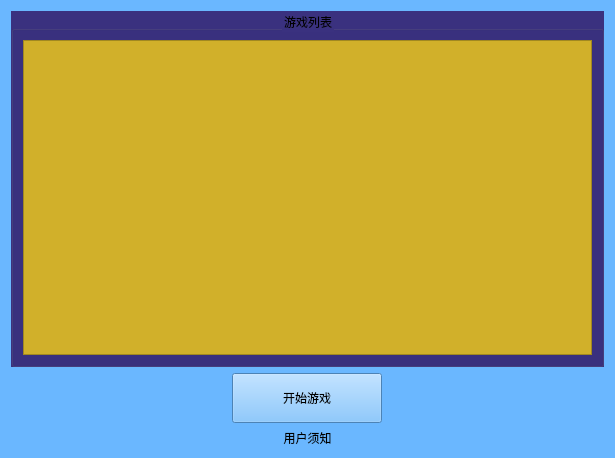
<?xml version="1.0" encoding="UTF-8"?>
<ui version="4.0">
 <class>HomeUI</class>
 <widget class="QWidget" name="HomeUI">
  <property name="geometry">
   <rect>
    <x>0</x>
    <y>0</y>
    <width>615</width>
    <height>458</height>
   </rect>
  </property>
  <property name="windowTitle">
   <string>Form</string>
  </property>
  <property name="styleSheet">
   <string notr="true">background-color: rgb(106, 183, 255);</string>
  </property>
  <layout class="QGridLayout" name="gridLayout">
   <item row="1" column="0">
    <layout class="QHBoxLayout" name="horizontalLayout">
     <item>
      <widget class="QPushButton" name="pushButton">
       <property name="minimumSize">
        <size>
         <width>100</width>
         <height>50</height>
        </size>
       </property>
       <property name="maximumSize">
        <size>
         <width>150</width>
         <height>80</height>
        </size>
       </property>
       <property name="text">
        <string>开始游戏</string>
       </property>
      </widget>
     </item>
    </layout>
   </item>
   <item row="2" column="0">
    <widget class="QLabel" name="label">
     <property name="text">
      <string>用户须知</string>
     </property>
     <property name="alignment">
      <set>Qt::AlignCenter</set>
     </property>
    </widget>
   </item>
   <item row="0" column="0">
    <widget class="QGroupBox" name="groupBox">
     <property name="minimumSize">
      <size>
       <width>0</width>
       <height>250</height>
      </size>
     </property>
     <property name="styleSheet">
      <string notr="true">background-color: rgb(58, 49, 127);</string>
     </property>
     <property name="title">
      <string>游戏列表</string>
     </property>
     <property name="alignment">
      <set>Qt::AlignCenter</set>
     </property>
     <layout class="QGridLayout" name="gridLayout_2">
      <item row="0" column="0">
       <widget class="QScrollArea" name="scrollArea">
        <property name="styleSheet">
         <string notr="true">background-color: rgb(209, 176, 42);</string>
        </property>
        <property name="widgetResizable">
         <bool>true</bool>
        </property>
        <widget class="QWidget" name="scrollAreaWidgetContents">
         <property name="geometry">
          <rect>
           <x>0</x>
           <y>0</y>
           <width>575</width>
           <height>330</height>
          </rect>
         </property>
        </widget>
       </widget>
      </item>
     </layout>
    </widget>
   </item>
  </layout>
 </widget>
 <resources/>
 <connections/>
</ui>
